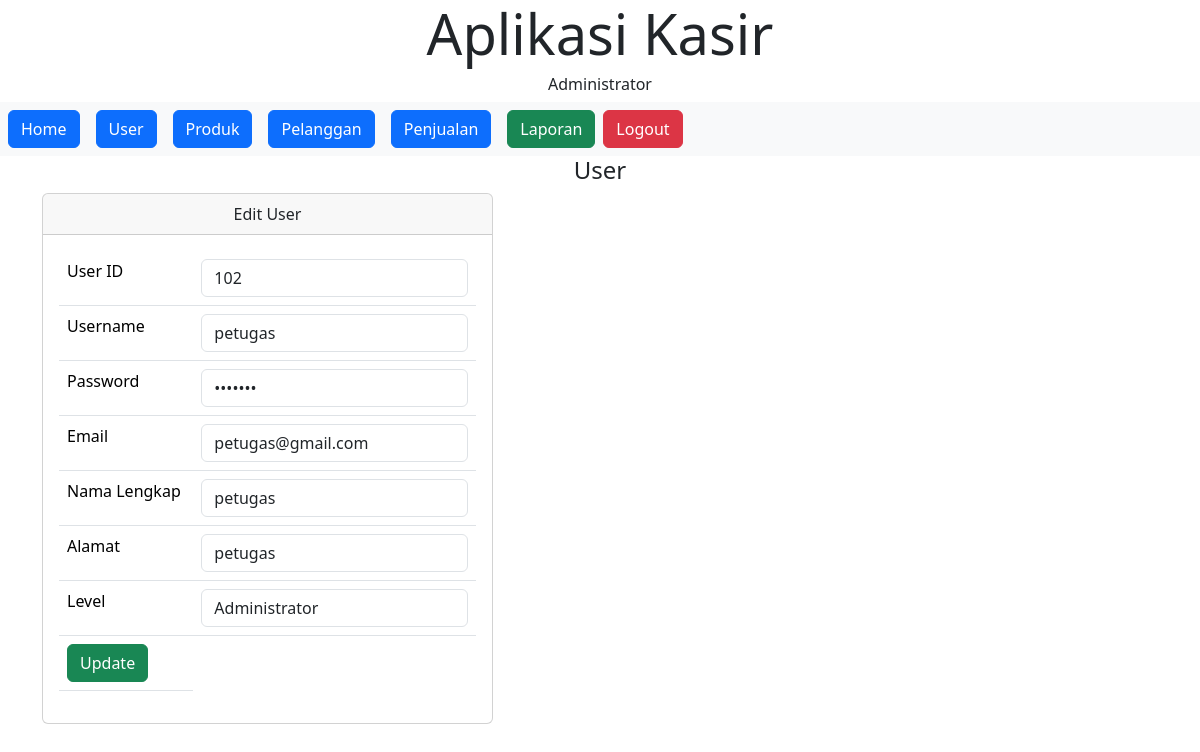
/admin.php?page=edit_user&UserID=102 (signed in), run on the app's committed database.
### tables this page shows
CREATE TABLE `user` (
  `UserID` int NOT NULL,
  `Username` varchar(255) NOT NULL,
  `Password` varchar(255) NOT NULL,
  `Email` varchar(255) NOT NULL,
  `NamaLengkap` varchar(255) NOT NULL,
  `Alamat` text NOT NULL,
  `Level` varchar(255) NOT NULL
);

### function/class.user.php (called while the page is built, shortened)
<?php
include 'config.php';
class User
{
    protected $db;
    public function __construct()
    {
        $this->db = new Database();
        $this->db = $this->db->return_db();
    }
    public function get_iduser($UserID)
    {
        $query = $this->db->prepare("SELECT * FROM user WHERE UserID='$UserID'");
        $query->execute();
        $hasil =  $query->get_result();
        return $hasil;
    }
}
?>

### function/config.php (called while the page is built)
<?php
class Database
{
    public $connect;
    public function __construct()
    {
        $this->connect = mysqli_connect("localhost","root","","kasir");
    }
    function return_db()
    {
        return $this->connect;
    }
}
?>

### page/edit_user.php (the view, shortened to what this page needs)
<div class="container">
    <div class="col-lg-12">
        <h4 align="center">User </h4>
        <div class="row">
            <div class="col-sm-5">
                <div class="card">
                    <div class="card-header">
                        Edit User
                    </div>
                    <div class="card-body">
                        <form action="proses/proses_user.php?aksi=update" method="POST">
                            <table class="table table-hover">
                                <?php
                                require_once "function/class.user.php";
                                $user = new User();
                                foreach ($user->get_iduser($_GET['UserID']) as $data) {
                                ?>
                                <tr>
                                    <td>User ID</td>
                                    <td>
                                        <input type="text" name="UserID"  value="<?php echo $data['UserID'] ?>" class="form-control" readonly>
                                    </td>
                                </tr>
                                <tr>
                                    <td>Username</td>
                                    <td>
                                        <input type="text" name="Username" value = "<?php echo $data['Username'] ?>" class="form-control">
                                    </td>
                                </tr>
                                <tr>
                                    <td>Password</td>
                                    <td>
                                        <input type="password" name="Password" value="<?php echo $data['Password'] ?>" class="form-control">
                                    </td>
                                </tr>
                                <tr>
                                    <td>Email</td>
                                    <td>
                                        <input type="text" name="Email" value="<?php echo $data['Email'] ?>" class="form-control">
                                    </td>
                                </tr>
                                <tr>
                                    <td>Nama Lengkap</td>
                                    <td>
                                        <input type="text" name="NamaLengkap" value="<?php echo $data['NamaLengkap'] ?>" class="form-control">
                                    </td>
                                </tr>
                                <tr>
                                    <td>Alamat</td>
                                    <td>
                                        <input type="text" name="Alamat" value="<?php echo $data['Alamat'] ?>" class="form-control">
                                    </td>
                                </tr>
                                <tr>
                                    <td>Level</td>
                                    <td>
                                        <select name="Level" class="form-control">
                                            <option value="Administrator">Administrator</option>
                                        </select>
                                    </td>
                                </tr>
                                <tr>
                                    <td>
                                        <button type="submit" class="btn btn-success">Update</button>
                                    </td>
                                </tr>
                            </table>
                        </form>
                        <?php } ?>
                    </div>
                </div>
            </div>
        </div>
    </div>
</div

### data on the page
user: UserID "102", Username "petugas", Email "petugas@gmail.com", NamaLengkap "petugas", Alamat "petugas"

### other printed values
$Level "Administrator"
